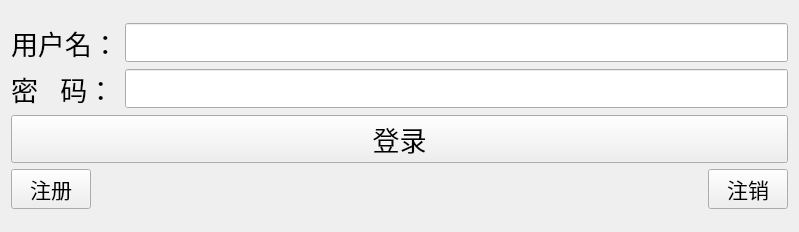
<?xml version="1.0" encoding="UTF-8"?>
<ui version="4.0">
 <class>TcpClient</class>
 <widget class="QWidget" name="TcpClient">
  <property name="geometry">
   <rect>
    <x>0</x>
    <y>0</y>
    <width>799</width>
    <height>232</height>
   </rect>
  </property>
  <property name="windowTitle">
   <string>TcpClient</string>
  </property>
  <layout class="QGridLayout" name="gridLayout_2">
   <item row="0" column="0">
    <layout class="QVBoxLayout" name="verticalLayout">
     <item>
      <layout class="QGridLayout" name="gridLayout">
       <item row="1" column="1">
        <widget class="QLineEdit" name="pwd_le">
         <property name="font">
          <font>
           <pointsize>20</pointsize>
          </font>
         </property>
         <property name="echoMode">
          <enum>QLineEdit::EchoMode::Password</enum>
         </property>
        </widget>
       </item>
       <item row="0" column="0">
        <widget class="QLabel" name="name_labl">
         <property name="font">
          <font>
           <pointsize>20</pointsize>
          </font>
         </property>
         <property name="text">
          <string>用户名：</string>
         </property>
        </widget>
       </item>
       <item row="1" column="0">
        <widget class="QLabel" name="pwd_lab">
         <property name="font">
          <font>
           <pointsize>20</pointsize>
          </font>
         </property>
         <property name="text">
          <string>密   码：</string>
         </property>
        </widget>
       </item>
       <item row="0" column="1">
        <widget class="QLineEdit" name="name_le">
         <property name="font">
          <font>
           <pointsize>20</pointsize>
          </font>
         </property>
        </widget>
       </item>
      </layout>
     </item>
     <item>
      <widget class="QPushButton" name="login_pb">
       <property name="font">
        <font>
         <pointsize>20</pointsize>
        </font>
       </property>
       <property name="text">
        <string>登录</string>
       </property>
      </widget>
     </item>
     <item>
      <layout class="QHBoxLayout" name="horizontalLayout">
       <item>
        <widget class="QPushButton" name="regist_pb">
         <property name="font">
          <font>
           <pointsize>16</pointsize>
          </font>
         </property>
         <property name="text">
          <string>注册</string>
         </property>
        </widget>
       </item>
       <item>
        <spacer name="horizontalSpacer">
         <property name="orientation">
          <enum>Qt::Orientation::Horizontal</enum>
         </property>
         <property name="sizeHint" stdset="0">
          <size>
           <width>40</width>
           <height>20</height>
          </size>
         </property>
        </spacer>
       </item>
       <item>
        <widget class="QPushButton" name="cancel_pb">
         <property name="font">
          <font>
           <pointsize>16</pointsize>
          </font>
         </property>
         <property name="text">
          <string>注销</string>
         </property>
        </widget>
       </item>
      </layout>
     </item>
    </layout>
   </item>
  </layout>
 </widget>
 <resources/>
 <connections/>
</ui>
